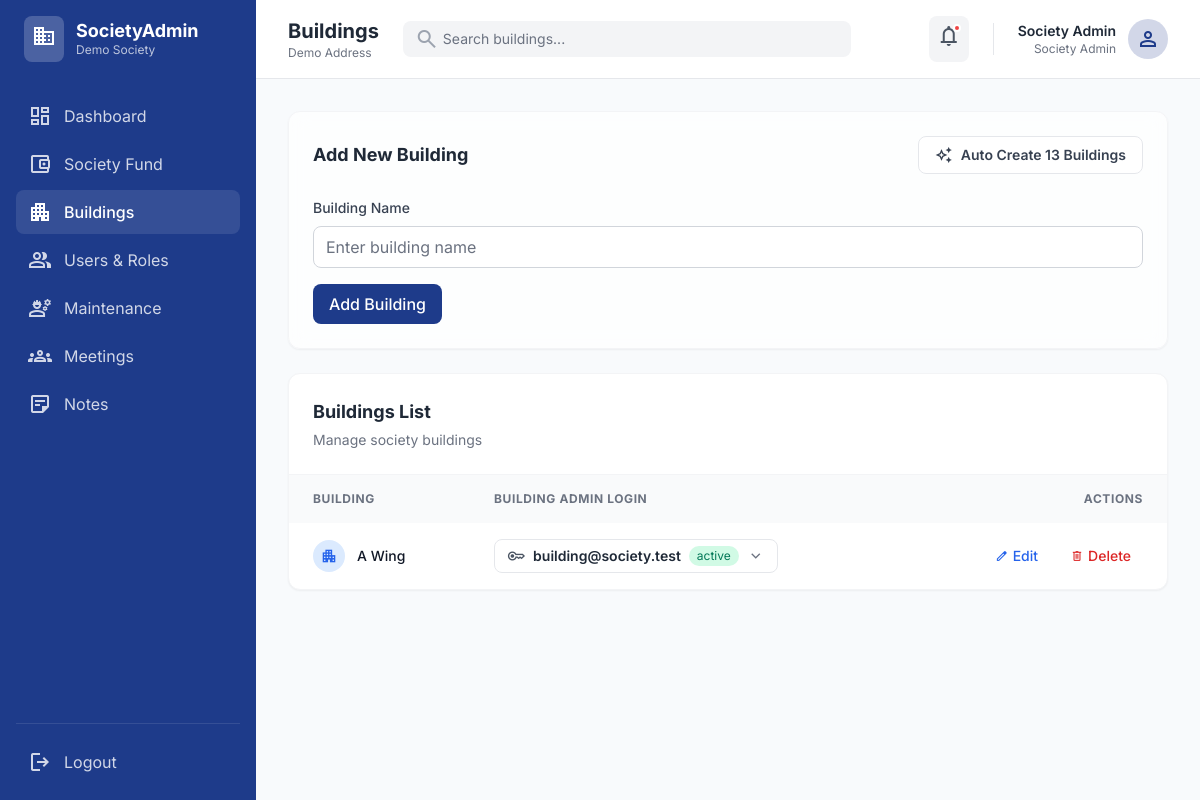
Screenshot of /backend/admin/buildings.php (signed in) with the database file from the repository.
### tables this page shows
CREATE TABLE IF NOT EXISTS society (
  id INT UNSIGNED AUTO_INCREMENT PRIMARY KEY,
  name VARCHAR(150) NOT NULL,
  address VARCHAR(255) NULL,
  fund_total DECIMAL(12,2) NOT NULL DEFAULT 0.00
);

CREATE TABLE IF NOT EXISTS users (
  id INT UNSIGNED AUTO_INCREMENT PRIMARY KEY,
  name VARCHAR(150) NOT NULL,
  email VARCHAR(190) NOT NULL,
  password VARCHAR(255) NOT NULL,
  role ENUM('society_admin','society_pramukh','building_admin','member') NOT NULL,
  society_id INT UNSIGNED NULL,
  building_id INT UNSIGNED NULL,
  status ENUM('active','inactive') NOT NULL DEFAULT 'active',
  created_at DATETIME NOT NULL DEFAULT CURRENT_TIMESTAMP,
  last_login DATETIME NULL,
  UNIQUE KEY uq_users_email (email),
  KEY idx_users_role (role),
  KEY idx_users_society (society_id),
  KEY idx_users_building (building_id),
  KEY idx_users_last_login (last_login),
  CONSTRAINT fk_users_society FOREIGN KEY (society_id) REFERENCES society(id)
    ON UPDATE CASCADE ON DELETE SET NULL,
  CONSTRAINT fk_users_building FOREIGN KEY (building_id) REFERENCES buildings(id)
    ON UPDATE CASCADE ON DELETE SET NULL
);

CREATE TABLE IF NOT EXISTS buildings (
  id INT UNSIGNED AUTO_INCREMENT PRIMARY KEY,
  society_id INT UNSIGNED NOT NULL,
  building_name VARCHAR(150) NOT NULL,
  CONSTRAINT fk_buildings_society FOREIGN KEY (society_id) REFERENCES society(id)
    ON UPDATE CASCADE ON DELETE CASCADE
);

### backend/admin/buildings.php (the view, shortened to what the rows shown need)
<?php
require_once __DIR__ . '/../config/auth.php';
$societyId = require_society_scope();
$stmt = $pdo->prepare("SELECT b.id, b.building_name,
    u.id AS admin_user_id,
    u.email AS admin_email,
    u.status AS admin_status
    FROM buildings b
    LEFT JOIN users u ON u.id = (
        SELECT uu.id FROM users uu
        WHERE uu.role='building_admin' AND uu.society_id = b.society_id AND uu.building_id = b.id
        ORDER BY uu.id ASC LIMIT 1
    )
    WHERE b.society_id = ?
    ORDER BY b.building_name ASC");
$stmt->execute([$societyId]);
$rows = $stmt->fetchAll();
$stmt = $pdo->prepare('SELECT name, address, fund_total FROM society WHERE id = ?');
$stmt->execute([$societyId]);
$society = $stmt->fetch();
?>
<!DOCTYPE html>
<html class="light" lang="en">
<head>
    <script src="https://cdn.tailwindcss.com?plugins=forms,container-queries"></script>
</head>
<body class="bg-background-light dark:bg-background-dark font-display text-[#1F2937] dark:text-gray-100">
<div class="flex h-screen overflow-hidden">
    <aside class="w-64 flex-shrink-0 bg-primary text-white flex flex-col justify-between p-4 h-full">
        <div class="flex flex-col gap-8">
            <div class="flex items-center gap-3 px-2">
                <div class="flex flex-col">
                    <h1 class="text-white text-lg font-bold leading-tight">SocietyAdmin</h1>
                    <p class="text-white/70 text-xs font-normal"><?php echo e($society['name'] ?? ''); ?></p>
                </div>
            </div>
        </div>
    </aside>
    <main class="flex-1 flex flex-col overflow-y-auto">
        <header class="flex items-center justify-between px-8 py-4 border-b border-gray-200 dark:border-gray-800 bg-white dark:bg-slate-900 sticky top-0 z-10">
            <div class="flex items-center gap-6 flex-1">
                <div>
                    <h2 class="text-[#1F2937] dark:text-white text-xl font-bold">Buildings</h2>
                    <p class="text-xs text-gray-500 dark:text-gray-400"><?php echo e($society['address'] ?? ''); ?></p>
                </div>
            </div>
        </header>
        <div class="p-8 flex flex-col gap-6">
            <div class="bg-white dark:bg-slate-900 rounded-xl shadow-sm border border-gray-100 dark:border-gray-800 overflow-hidden">
                <div class="overflow-x-auto">
                    <table class="w-full text-left border-collapse">
                        <thead class="bg-gray-50 dark:bg-gray-800/50">
                            <tr>
                                <th class="px-6 py-4 text-xs font-bold text-gray-500 uppercase tracking-wider">Building</th>
                                <th class="px-6 py-4 text-xs font-bold text-gray-500 uppercase tracking-wider">Building Admin Login</th>
                                <th class="px-6 py-4 text-xs font-bold text-gray-500 uppercase tracking-wider text-right">Actions</th>
                            </tr>
                        </thead>
                        <tbody class="divide-y divide-gray-100 dark:divide-gray-800">
                            <?php foreach ($rows as $r): ?>
                                <tr class="hover:bg-gray-50 dark:hover:bg-gray-800/30 transition-colors">
                                    <td class="px-6 py-4">
                                        <div class="flex items-center gap-3">
                                            <div class="w-8 h-8 rounded-full bg-blue-100 dark:bg-blue-900/30 flex items-center justify-center text-blue-600 dark:text-blue-400">
                                                <span class="material-symbols-outlined text-lg">apartment</span>
                                            </div>
                                            <span class="text-sm font-medium text-gray-900 dark:text-white"><?php echo e((string)$r['building_name']); ?></span>
                                        </div>
                                    </td>
                                    <td class="px-6 py-4">
                                        <?php
                                            $adminEmail = (string)($r['admin_email'] ?? '');
                                            $adminStatus = (string)($r['admin_status'] ?? '');
                                        ?>
                                        <details class="group">
                                            <summary class="list-none cursor-pointer select-none">
                                                <div class="inline-flex items-center gap-2 px-3 py-1.5 rounded-lg border border-gray-200 dark:border-gray-800 bg-white/70 dark:bg-slate-900/60 hover:bg-white dark:hover:bg-slate-900 transition-colors">
                                                    <span class="material-symbols-outlined text-[18px] text-gray-600 dark:text-gray-300">key</span>
                                                    <span class="text-sm font-semibold text-gray-800 dark:text-gray-100">
                                                        <?php echo $adminEmail !== '' ? e($adminEmail) : 'Create Login'; ?>
                                                    </span>
                                                    <?php if ($adminEmail !== ''): ?>
                                                        <span class="text-xs px-2 py-0.5 rounded-full <?php echo ($adminStatus === 'active') ? 'bg-emerald-100 text-emerald-700 dark:bg-emerald-900/30 dark:text-emerald-200' : 'bg-gray-100 text-gray-700 dark:bg-gray-800 dark:text-gray-200'; ?>">
                                                            <?php echo e($adminStatus !== '' ? $adminStatus : 'active'); ?>
                                                        </span>
                                                    <?php endif; ?>
                                                    <span class="material-symbols-outlined text-[18px] text-gray-500 group-open:rotate-180 transition-transform">expand_more</span>
                                                </div>
                                            </summary>
                                        </details>
                                    </td>
                                    <td class="px-6 py-4 text-right">
                                        <div class="flex items-center justify-end gap-2">
                                            <a href="buildings.php?action=edit&id=<?php echo e((string)$r['id']); ?>" class="inline-flex items-center gap-1 px-3 py-1.5 text-sm font-medium text-blue-600 dark:text-blue-400 hover:bg-blue-50 dark:hover:bg-blue-900/20 rounded-lg transition-colors">
                                                <span class="material-symbols-outlined text-sm">edit</span>
                                                Edit
                                            </a>
                                            <form method="post" action="" onsubmit="return confirm('Delete this building?');" class="inline">
                                                <button type="submit" class="inline-flex items-center gap-1 px-3 py-1.5 text-sm font-medium text-red-600 dark:text-red-400 hover:bg-red-50 dark:hover:bg-red-900/20 rounded-lg transition-colors">
                                                    <span class="material-symbols-outlined text-sm">delete</span>
                                                    Delete
                                                </button>
                                            </form>
                                        </div>
                                    </td>
                                </tr>
                            <?php endforeach; ?>
                        </tbody>
                    </table>
                </div>
            </div>
        </div>
    </main>
</div>
</body>
</html>

### rows the page displays
society: name "Demo Society", address "Demo Address"
users: building.building_name "A Wing", email "building@society.test", status "active"

### other values shown
$user['name'] "Society Admin"
